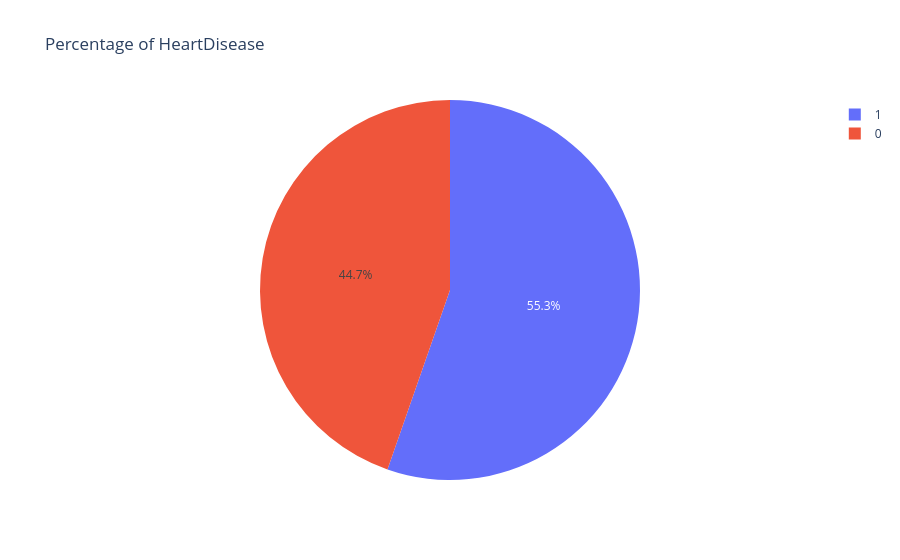

Write notebook code for a chart like this one.
### Code cell
px.pie(dt,names='HeartDisease',title='Percentage of HeartDisease')

### Figure 1 — Plotly figure (JSON) as saved in the notebook; plotly's stock layout.template omitted (floating-point values rounded to 4 significant figures; data arrays with more than 128 entries replaced by an {"elided": "..."} marker saying what was removed)
{"data": [{"domain": {"x": [0, 1], "y": [0, 1]}, "hovertemplate": "HeartDisease=%{label}<extra></extra>", "labels": {"elided": "918 int values"}, "legendgroup": "", "name": "", "showlegend": true, "type": "pie"}], "layout": {"legend": {"tracegroupgap": 0}, "title": {"text": "Percentage of HeartDisease"}}}
